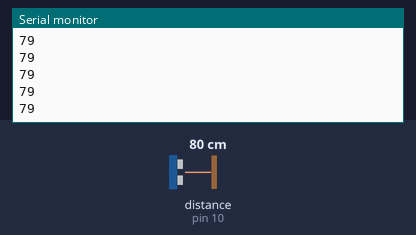
Bench run of a sketch on a simulated Arduino Uno, built with avr-gcc and run on an emulated ATmega328P. Parts: the last lines printed to the serial monitor. Wiring (inferred from the names in the program): ultrasonic range finder: trigger pin 6; echo pin 10. The inputs (shaded band) are chosen by the test bench; at power-on: distance to the obstacle (sensor on pin 10) 80 cm. The echo pulse lasts 58.3 µs per cm.

Above: at 1.2 s.
1.3 s: distance to the obstacle (sensor on pin 10) set to 2 cm
At 1.39 s:
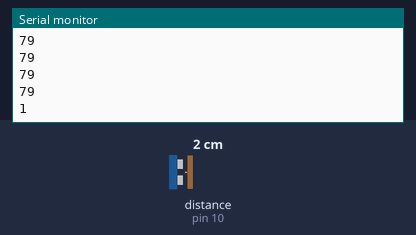
2.8 s: distance to the obstacle (sensor on pin 10) set to 4 cm
At 2.81 s:
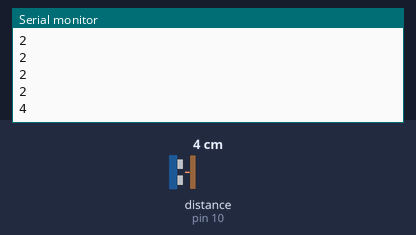
Timing chart, 0 to 5.8 s (numbered marks = the images above; inputs shaded):
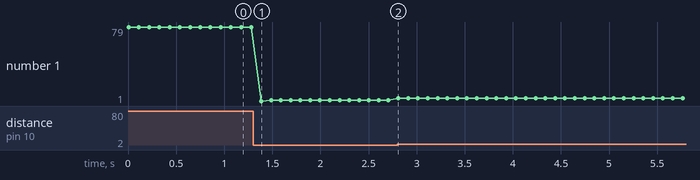

The sketch:

sensorPing_01.ino
```cpp
/*
HC-SR04 Ping distance sensor]
 VCC to arduino 5v GND to arduino GND
 Echo to Arduino pin 13 Trig to Arduino pin 12
 Red POS to Arduino pin 11
 Green POS to Arduino pin 10
 560 ohm resistor to both LED NEG and GRD power rail
 More info at: http://goo.gl/kJ8Gl
 Original code improvements to the Ping sketch sourced from Trollmaker.com
 Some code and wiring inspired by http://en.wikiversity.org/wiki/User:Dstaub/robotcar
 */
// #include <ardumidi.h>

#define echo3 12
#define trig3 4

#define echo2 11
#define trig2 5

#define echo1 10
#define trig1 6

void setup() {
   Serial.begin(9600);

  pinMode(trig1, OUTPUT);
  pinMode(trig2, OUTPUT);
  pinMode(trig3, OUTPUT);

  pinMode(echo1, INPUT);
  pinMode(echo2, INPUT);
  pinMode(echo3, INPUT);

}


void loop() {

  Serial.print(readDistance(echo1, trig1));
  Serial.println();

  // Serial.print("one   :"); Serial.println();
  // delay(10);
  // Serial.print("two   :"); Serial.println(readDistance(echo2, trig2));
  // delay(101;
  // Serial.print("three :"); Serial.println(readDistance(echo3, trig3));
  // delay(10);

  delay(100);

  // midi();
}


long readDistance(int sensor, int trigPin){
  long duration, distance;

  digitalWrite(trigPin, LOW);        // apago el pin trigger
  delay(1);                          // just in case
  digitalWrite(trigPin, HIGH);       // enciendo el pin
  delayMicroseconds(10);             // aguanta un cacho
  digitalWrite(trigPin, LOW);        // lo vuelve a apagar

  duration = pulseIn(sensor, HIGH);
  distance = (duration / 2) * 343 / 1E4 ;


  return distance;
}

int note_on = 0;
#define MIDI_NOTE_OFF          0x80
#define MIDI_NOTE_ON           0x90


void midi()
{

  if (!note_on)
  {
  // play a Cminor chord on channel 0, at maximum volume (127)
    midi_command(MIDI_NOTE_ON, 0, 61, 127);
    // midi_note_on(0, MIDI_E + MIDI_FLAT + MIDI_OCTAVE, 127);
    // midi_note_on(0, MIDI_G + MIDI_OCTAVE, 127);

  // The MIDI_* macros were created to make your life easier, but you
  // don't have to use them. You may enter numbers instead if you know
  // what you're doing.

    note_on = 1;
    // digitalWrite(ledPin, HIGH);
  }

  else
  {
  // stop the Cminor chord
    midi_command(MIDI_NOTE_OFF, 0, 61, 127);
    // midi_note_off(0, MIDI_E + MIDI_FLAT + MIDI_OCTAVE, 127);
    // midi_note_off(0, MIDI_G + MIDI_OCTAVE, 127);

    note_on = 0;
    // digitalWrite(ledPin, LOW);
  }

  delay(500);
}


void midi_command(byte command, byte channel, byte param1, byte param2)
{
  Serial.write(command | (channel & 0x0F));
  Serial.write(param1 & 0x7F);
  Serial.write(param2 & 0x7F);
}


// Available commands:
//
// Start/stop playing a certain note:
//   midi_note_on(byte channel, byte key, byte velocity);
//   midi_note_off(byte channel, byte key, byte velocity);
//
// Change pressure of specific keys:
//   midi_key_pressure(byte channel, byte key, byte value);
//
// Change controller value (used for knobs, etc):
//   midi_controller_change(byte channel, byte controller, byte value);
//
// Change "program" (change the instrument):
//   midi_program_change(byte channel, byte program);
//
// Change key pressure of entire channels:
//   midi_channel_pressure(byte channel, byte value);
//
// Change pitch-bend wheel:
//   midi_pitch_bend(byte channel, int value);
//
// Send a comment:
//   midi_comment(char* str);
//
// Send a series of bytes (to be interpreted by another program):
//   midi_printbytes(char* bytes, int len);
//
// Parameters:
//   channel             an integer from 0 to 15
//   pitch-bend value    an integer from 0 to 16383
//   all other values    an integer from 0 to 127
//
```

Measured:
- after the input at 1.3 s, the serial monitor: prints a new line after 0.08 s (image 1)
- after the input at 2.8 s, the serial monitor: prints a new line at once (image 2)
- plotted number 1: 79 → 2 after the input at 1.3 s, 2 → 4 after the input at 2.8 s
